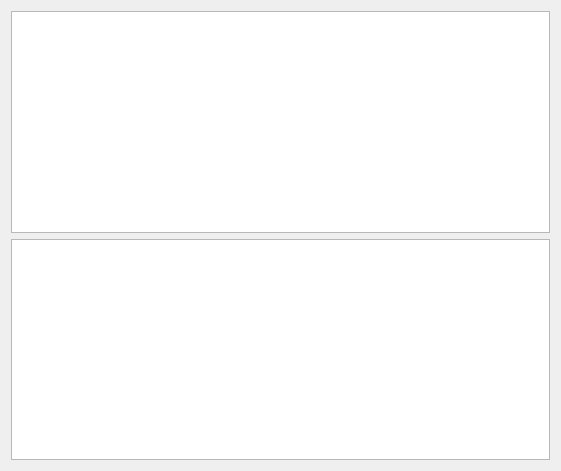
<?xml version="1.0" encoding="UTF-8"?>
<ui version="4.0">
 <class>Form</class>
 <widget class="QWidget" name="Form">
  <property name="geometry">
   <rect>
    <x>0</x>
    <y>0</y>
    <width>561</width>
    <height>471</height>
   </rect>
  </property>
  <property name="windowTitle">
   <string>Form</string>
  </property>
  <layout class="QGridLayout" name="gridLayout">
   <item row="0" column="0">
    <layout class="QVBoxLayout" name="plotVerticalLayout">
     <item>
      <widget class="PlotWidget" name="plot_last"/>
     </item>
     <item>
      <widget class="PlotWidget" name="plot_full"/>
     </item>
    </layout>
   </item>
  </layout>
 </widget>
 <customwidgets>
  <customwidget>
   <class>PlotWidget</class>
   <extends>QGraphicsView</extends>
   <header>pyqtgraph</header>
  </customwidget>
 </customwidgets>
 <resources/>
 <connections/>
</ui>
